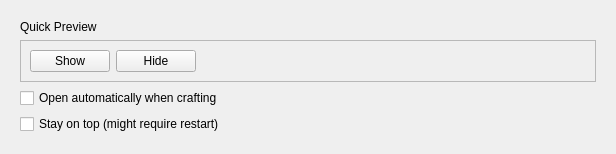
<?xml version="1.0" encoding="UTF-8"?>
<ui version="4.0">
 <class>Form</class>
 <widget class="QWidget" name="Form">
  <property name="geometry">
   <rect>
    <x>0</x>
    <y>0</y>
    <width>616</width>
    <height>146</height>
   </rect>
  </property>
  <property name="windowTitle">
   <string>Form</string>
  </property>
  <property name="styleSheet">
   <string notr="true"/>
  </property>
  <layout class="QVBoxLayout" name="verticalLayout">
   <item>
    <widget class="QWidget" name="toolConfigWidget" native="true">
     <layout class="QVBoxLayout" name="verticalLayout_2">
      <item>
       <widget class="QLabel" name="titleLabel">
        <property name="text">
         <string>Quick Preview</string>
        </property>
       </widget>
      </item>
      <item>
       <widget class="QFrame" name="frame">
        <property name="frameShape">
         <enum>QFrame::StyledPanel</enum>
        </property>
        <property name="frameShadow">
         <enum>QFrame::Raised</enum>
        </property>
        <layout class="QHBoxLayout" name="horizontalLayout">
         <item>
          <widget class="QPushButton" name="showButton">
           <property name="text">
            <string>Show</string>
           </property>
          </widget>
         </item>
         <item>
          <widget class="QPushButton" name="hideButton">
           <property name="text">
            <string>Hide</string>
           </property>
          </widget>
         </item>
         <item>
          <spacer name="horizontalSpacer">
           <property name="orientation">
            <enum>Qt::Horizontal</enum>
           </property>
           <property name="sizeHint" stdset="0">
            <size>
             <width>454</width>
             <height>20</height>
            </size>
           </property>
          </spacer>
         </item>
        </layout>
       </widget>
      </item>
      <item>
       <widget class="QCheckBox" name="openAutoCB">
        <property name="text">
         <string>Open automatically when crafting</string>
        </property>
       </widget>
      </item>
      <item>
       <widget class="QCheckBox" name="stayOnToPCB">
        <property name="text">
         <string>Stay on top (might require restart)</string>
        </property>
       </widget>
      </item>
     </layout>
    </widget>
   </item>
  </layout>
 </widget>
 <resources/>
 <connections/>
</ui>
